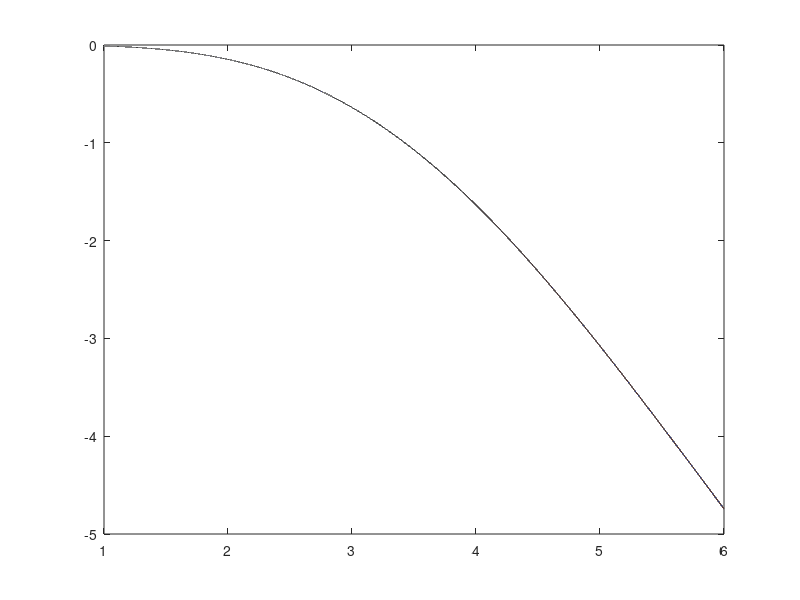

Source code (MATLAB):
function serieslastminterm
n=2;
l=100000;
k1=1:50;
k=k1'*ones(1,l);
x1=linspace(1,6,l);

x=ones(50,1)*x1;
f=ones(1,50)*((((-1).^k).*(x./2).^(2.*k+n))./(factorial(k).*gamma(1+n+k)));
plot(x,f);
%ginput(3)
end
%sorat=((-1).^k)'*ones(1,1000).*((ones(50,1)*(x./2))).^((2.*k+n)'*ones(1,1000));
%makhraj=((factorial(k).*gamma(1+n+k)))'*ones(1,1000);